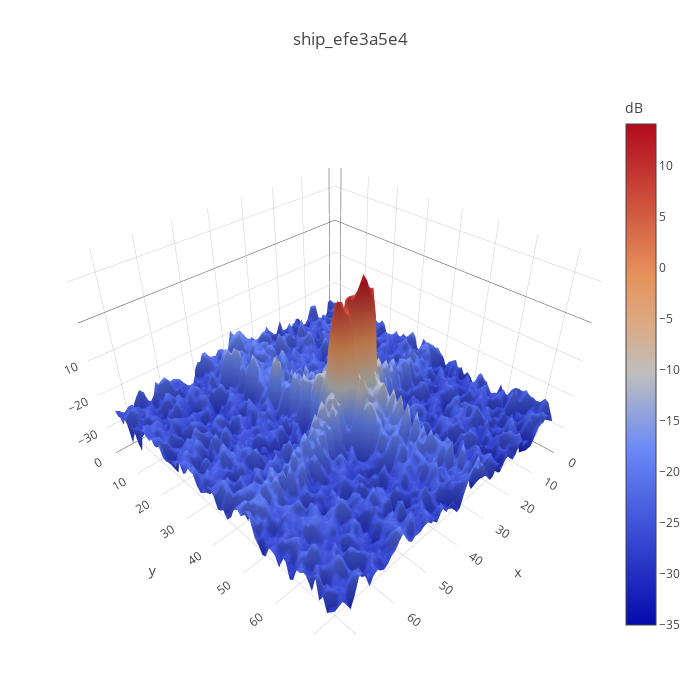

Notebook code cell kept with this figure:
### Code cell
ship_ex = choice(ship_idx)
plot_3d_example(df.band_1.iloc[ship_ex], 'ship_{}'.format(df.id.iloc[ship_ex]))

### Figure 1 — Plotly figure (JSON) as saved in the notebook; plotly's stock layout.template omitted (floating-point values rounded to 4 significant figures; data arrays with more than 128 entries replaced by an {"elided": "..."} marker saying what was removed)
{"data": [{"colorbar": {"title": "dB"}, "type": "surface", "z": {"elided": "75x75 float values"}}], "layout": {"autosize": false, "height": 700, "margin": {"b": 65, "l": 65, "r": 50, "t": 90}, "title": "ship_efe3a5e4", "width": 700}}
